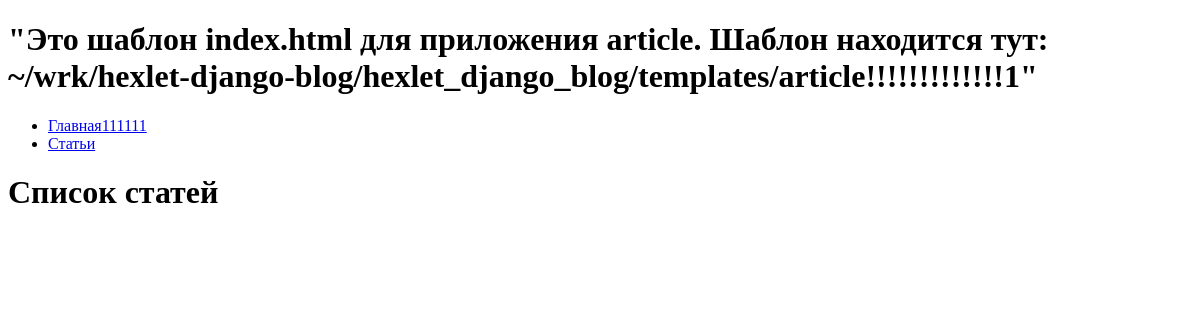
/articles/, run on an earlier commit of the app's database.
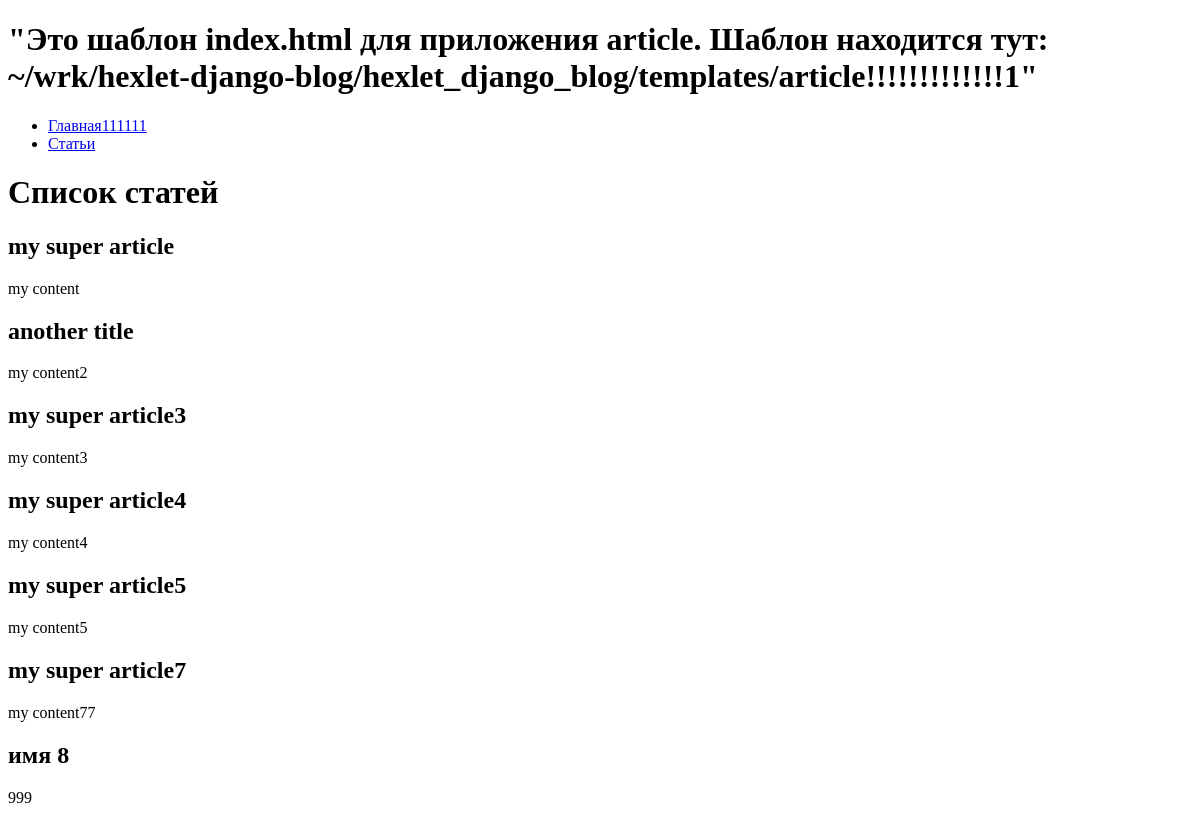
And on a later commit of the database.
### hexlet_django_blog/article/models.py (models this page shows, shortened)
class Article(models.Model):
    name = models.CharField(max_length=200)  # название статьи
    body = models.TextField()  # тело статьи
    created_at = models.DateTimeField(auto_now_add=True)
    updated_at = models.DateTimeField(auto_now=True)

### hexlet_django_blog/article/views.py (the view)
# urls.py: path("", IndexView.as_view(), name="article_list"),
class IndexView(View):
    def get(self, request, *args, **kwargs):
        articles = Article.objects.all()[:15] # <-Первой строкой из базы извлекаются 15 первых статей
        return render(
            request,
            "article/index.html",
            context={
                "articles": articles,
            },
        )

### hexlet_django_blog/templates/article/index.html (shortened to what this page needs)
<!DOCTYPE html>
<html lang="en">
<head>
</head>
<body>
    <h1>"Это шаблон index.html для приложения article.
        Шаблон находится тут: ~/wrk/hexlet-django-blog/hexlet_django_blog/templates/article!!!!!!!!!!!!!1"</h1>
        {% extends "base.html" %}
        {% block content %}
            <h1>Список статей</h1>
            {% for article in articles %}
                <h2>{{ article.name }}</h2>
                <div>{{ article.body|slice:":200" }}</div>
            {% endfor %}
        {% endblock %}

### hexlet_django_blog/templates/base.html (shortened to what this page needs)
<!DOCTYPE html>
<html lang="en">
<head>
</head>
<body>
<div id="sidebar">
    {% block sidebar %}
        <ul>
            <li><a href="/">Главная111111</a></li>
            <li><a href="/articles/">Статьи</a></li>
        </ul>
    {% endblock %}
</div>
<div id="content">
    {% block content %}{% endblock %}
</div>
</body>
</html>

What changed in the data, as far as the page shows it:
added Article: name "my super article", body "my content"
added Article: name "another title", body "my content2"
added Article: name "my super article3", body "my content3"
added Article: name "my super article4", body "my content4"
added Article: name "my super article5", body "my content5"
added Article: name "my super article7", body "my content77"
added Article: name "имя 8", body "999"
